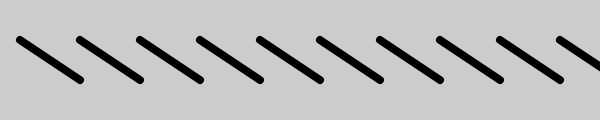
Frame 1 (no input)
Frame 60 (no input): identical to frame 1, image omitted
Frame 120 (the mouse pressed at the canvas centre since frame 60): identical to frame 1, image omitted

The p5.js sketch that drew this single still picture (run headless with seeded random() and noise() and a simulated clock; from frame 60 on, the mouse is pressed at the canvas centre):

// p5.js sketch
// ── sketch.js

function setup() {
  createCanvas(600, 120);
  strokeWeight(8);
}

function draw() {
  background(204);
  for (var i = 20; i < 800; i += 60){
    line(i, 40, i+ 60, 80);
  }
}
